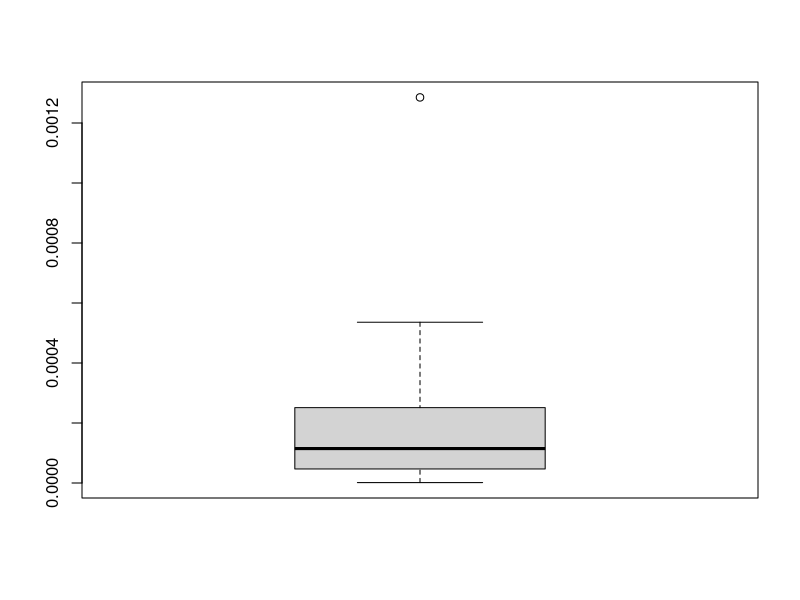

Generate this figure with R:
# Simulated Annealing

georgios <- function(x){
  x1 <- x[1]
  x2 <- x[2]
  x1^2 + 50*(1+x1^2)^2 * (x2-sin(x1))^2
}

simulated_annealing <- function(func, s0, niter = 10, step = 0.1) {
  
  # Initialize
  ## s stands for state
  ## f stands for function value
  ## b stands for best
  ## c stands for current
  ## n stands for neighbor
  s_b <- s_c <- s_n <- s0
  f_b <- f_c <- f_n <- func(s0)
  message("It\tBest\tCurrent\tNeigh\tTemp")
  message(sprintf("%i\t%.4f\t%.4f\t%.4f\t%.4f", 0L, f_b, f_c, f_n, 1))
  
  for (k in 1:niter) {
    Temp <- (1- step)^k
    # consider a random neighbor
    s_n <- rnorm(2, s_c, 0.1)
    f_n <- func(s_n)
    # update current state
    if (f_n < f_c | runif(1, 0, 1) < exp((f_c - f_n) / Temp)) {
      s_c <- s_n 
      f_c <- f_n
    }
    # update best state
    if (f_n < f_b) {
      s_b <- s_n
      f_b <- f_n
    }
    message(sprintf("%i\t%.4f\t%.4f\t%.4f\t%.4f", k, f_b, f_c, f_n, Temp))
  }
  return(list(iterations = niter, best_value = f_b, best_state = s_b))
}     

simulated_annealing(georgios, s0 = c(1,1), niter = 1000, step = 0.01)

models <- vector("list", 10)

for (i in 1:30) {
  models[[i]] <- simulated_annealing(georgios, s0 = rnorm(2, 0, 1), niter = 1000, step = 0.01)
}

vals <- c(rep(0, 30))

for (i in 1:30) vals[i] <- models[[i]]$best_value

boxplot(vals)

models[[1]]
